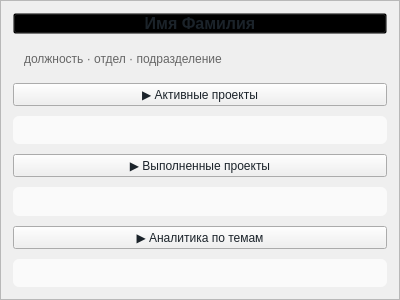
<?xml version="1.0" encoding="UTF-8"?>
<ui version="4.0">
 <class>EmployeeCard</class>
 <widget class="QFrame" name="EmployeeCard">
  <property name="geometry">
   <rect>
    <x>0</x>
    <y>0</y>
    <width>400</width>
    <height>300</height>
   </rect>
  </property>
  <property name="styleSheet">
   <string notr="true">EmployeeCard {
    background-color: white;
    border-radius: 10px;
    border: 1px solid #E0E0E0;
}
EmployeeCard QPushButton {
    border: none;
    border-radius: 6px;
    padding: 8px 12px;
    font-weight: bold;
    font-size: 13px;
    text-align: left;
}
EmployeeCard QPushButton:hover {
    background-color: #F0F0F0;
}
EmployeeCard QPushButton:pressed {
    background-color: #E0E0E0;
}</string>
  </property>
  <property name="frameShape">
   <enum>QFrame::StyledPanel</enum>
  </property>
  <layout class="QVBoxLayout" name="verticalLayout">
   <property name="spacing">
    <number>10</number>
   </property>
   <property name="leftMargin">
    <number>12</number>
   </property>
   <property name="topMargin">
    <number>12</number>
   </property>
   <property name="rightMargin">
    <number>12</number>
   </property>
   <property name="bottomMargin">
    <number>12</number>
   </property>
   <item>
    <widget class="QPushButton" name="name_btn">
     <property name="text">
      <string>Имя Фамилия</string>
     </property>
     <property name="styleSheet">
      <string notr="true">font-size: 16px; font-weight: bold; color: #1B232A; background-color: transparent; padding: 0;</string>
     </property>
    </widget>
   </item>
   <item>
    <widget class="QLabel" name="info_label">
     <property name="text">
      <string>должность · отдел · подразделение</string>
     </property>
     <property name="styleSheet">
      <string notr="true">color: #666; font-size: 12px; padding: 0 8px;</string>
     </property>
     <property name="wordWrap">
      <bool>true</bool>
     </property>
    </widget>
   </item>
   <item>
    <widget class="QPushButton" name="projects_btn">
     <property name="text">
      <string>▶ Активные проекты</string>
     </property>
     <property name="checkable">
      <bool>true</bool>
     </property>
     <property name="styleSheet">
      <string notr="true">background-color: #F0F0F0; color: #1B232A;</string>
     </property>
    </widget>
   </item>
   <item>
    <widget class="QFrame" name="projects_panel">
     <property name="visible">
      <bool>false</bool>
     </property>
     <property name="styleSheet">
      <string notr="true">background-color: #FAFAFA; border-radius: 6px;</string>
     </property>
     <property name="frameShape">
      <enum>QFrame::NoFrame</enum>
     </property>
     <layout class="QVBoxLayout" name="verticalLayout_3">
      <property name="spacing">
       <number>0</number>
      </property>
      <property name="leftMargin">
       <number>0</number>
      </property>
      <property name="topMargin">
       <number>0</number>
      </property>
      <property name="rightMargin">
       <number>0</number>
      </property>
      <property name="bottomMargin">
       <number>0</number>
      </property>
     </layout>
    </widget>
   </item>
   <item>
    <widget class="QPushButton" name="completed_projects_btn">
     <property name="text">
      <string>▶ Выполненные проекты</string>
     </property>
     <property name="checkable">
      <bool>true</bool>
     </property>
     <property name="styleSheet">
      <string notr="true">background-color: #F0F0F0; color: #1B232A;</string>
     </property>
    </widget>
   </item>
   <item>
    <widget class="QFrame" name="completed_projects_panel">
     <property name="visible">
      <bool>false</bool>
     </property>
     <property name="styleSheet">
      <string notr="true">background-color: #FAFAFA; border-radius: 6px;</string>
     </property>
     <property name="frameShape">
      <enum>QFrame::NoFrame</enum>
     </property>
     <layout class="QVBoxLayout" name="verticalLayout_4">
      <property name="spacing">
       <number>0</number>
      </property>
      <property name="leftMargin">
       <number>0</number>
      </property>
      <property name="topMargin">
       <number>0</number>
      </property>
      <property name="rightMargin">
       <number>0</number>
      </property>
      <property name="bottomMargin">
       <number>0</number>
      </property>
     </layout>
    </widget>
   </item>
   <item>
    <widget class="QPushButton" name="analytics_btn">
     <property name="text">
      <string>▶ Аналитика по темам</string>
     </property>
     <property name="checkable">
      <bool>true</bool>
     </property>
     <property name="styleSheet">
      <string notr="true">background-color: #F0F0F0; color: #1B232A;</string>
     </property>
    </widget>
   </item>
   <item>
    <widget class="QFrame" name="analytics_panel">
     <property name="visible">
      <bool>false</bool>
     </property>
     <property name="styleSheet">
      <string notr="true">background-color: #FAFAFA; border-radius: 6px;</string>
     </property>
     <property name="frameShape">
      <enum>QFrame::NoFrame</enum>
     </property>
     <layout class="QVBoxLayout" name="verticalLayout_5">
      <property name="spacing">
       <number>0</number>
      </property>
      <property name="leftMargin">
       <number>0</number>
      </property>
      <property name="topMargin">
       <number>0</number>
      </property>
      <property name="rightMargin">
       <number>0</number>
      </property>
      <property name="bottomMargin">
       <number>0</number>
      </property>
     </layout>
    </widget>
   </item>
  </layout>
 </widget>
 <resources/>
 <connections/>
</ui>
